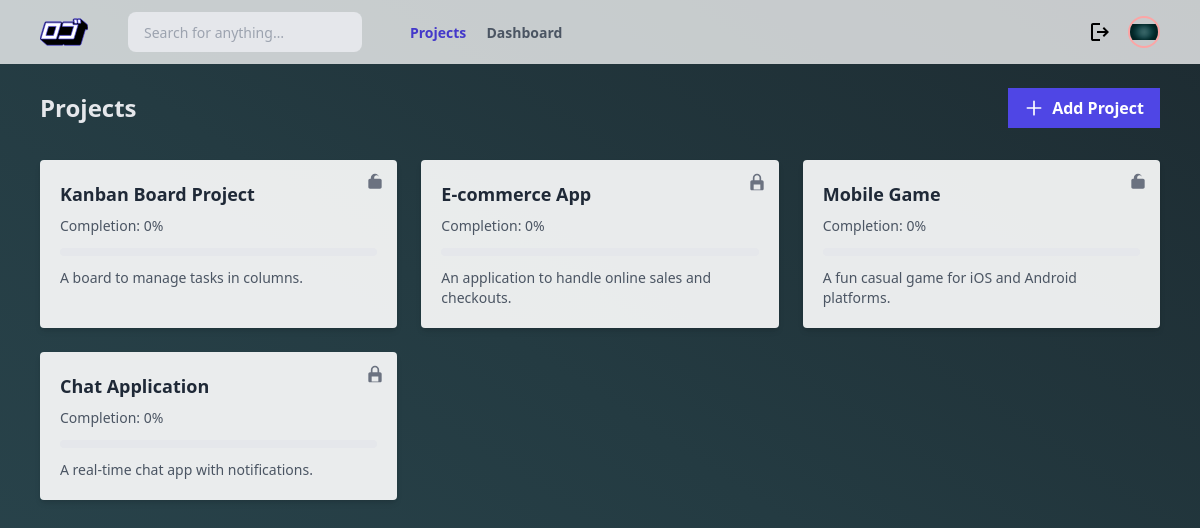
/index.php?action=home (signed in), run on the app's committed database.
### tables this page shows
CREATE TABLE IF NOT EXISTS Project (
    id INT AUTO_INCREMENT PRIMARY KEY,
    name VARCHAR(100) NOT NULL,
    description TEXT,
    isPublic BOOLEAN DEFAULT FALSE,
    manager_id INT NOT NULL,
    completion_percentage INT DEFAULT 0,
    FOREIGN KEY (manager_id) REFERENCES Person(id) ON DELETE CASCADE
);

### src/controller/PageController.php (called while the page is built, shortened)
<?php
    class PageController extends MainController {
        protected $MainController;
        public function __construct(){
            $this->MainController = new MainController();
        }
        public function home(){
            $projects = $this->MainController->displayProjects();
            require_once "../src/view/projects.php";
        }
    }

### src/model/MainModel.php (called while the page is built, shortened)
<?php
    class MainModel{
        protected $db;
        public function __construct(){
            $database = new Database();
            $this->db = $database->getConnection();
        }
        public function read($table, $conditions = []){
            $sql = "SELECT * FROM {$table}";
            $stmt = $this->db->prepare($sql);
            $stmt->execute($conditions);
            return $stmt->fetchAll(PDO::FETCH_ASSOC);
        }
    }

### src/connection/Database.php (called while the page is built, shortened)
<?php
    class Database {
        private $host = "localhost";
        private $dbname = "Kanban_Project_db";
        private $user = "root";
        private $pass = "";
        public function getConnection(){
            try{
                $dsn = "mysql:host=$this->host;";
                $this->db = new PDO($dsn, $this->user, $this->pass);
                $this->db->setAttribute(PDO::ATTR_ERRMODE, PDO::ERRMODE_EXCEPTION);
                $stmt = $this->db->prepare("SELECT SCHEMA_NAME FROM INFORMATION_SCHEMA.SCHEMATA WHERE SCHEMA_NAME = :dbname");
                $stmt->execute([':dbname' => $this->dbname]);
                $dbExists = $stmt->fetch();
                if(!$dbExists){
                    $this->db->exec("CREATE DATABASE $this->dbname");
                    $this->db->exec("USE $this->dbname");
                } else {
                    $this->db->exec("USE $this->dbname");
                }
                return $this->db;
            } catch (PDOException $e){
                error_log("Database connection Error: " . $e->getMessage());
                die("An error occurred. Please try again later.");
            }
        }
        private function initializeDatabase(){
            try{
                $sql = file_get_contents(__DIR__ .'/../../assets/database/script.sql');
            } catch (PDOException $e){
                error_log("Database Initialization error: " . $e->getMessage());
                die("An error occurred. Please try again later.");
            }
        }
    }

### src/controller/MainController.php (called while the page is built, shortened)
<?php
    class MainController {
        protected $ProjectModel;
        public function __construct(){
            $this->UserModel = new UserModel();
            $this->ProjectModel = new ProjectModel();
        }
        public function displayProjects(){
            return $this->ProjectModel->getAllProjects();
        }
    }

### src/model/ProjectModel.php (called while the page is built, shortened)
<?php
    class ProjectModel extends MainModel{
        private $table = "project";
        public function getAllProjects(){
            return $this->read($this->table);
        }
    }

### src/view/projects.php (the view, shortened to what this page needs)
<?php require_once "sections/head.php"; ?>
<body class="bg-gradient-to-tr from-[#2a464e] via-[#243b42] to-[#1d2b31] text-gray-200 w-screen h-screen overflow-auto">
    <div class="flex flex-col w-full">
        <div class="flex justify-between items-center h-16 px-10 bg-white bg-opacity-75">
        <div class="flex items-center">
            <input
            class="h-10 px-4 ml-10 text-sm bg-gray-200 rounded-lg focus:outline-none focus:ring"
            type="search"
            placeholder="Search for anything…"
            />
            <div class="ml-10">
                <a class="mx-2 text-sm font-semibold text-indigo-700" href="?action=projects">Projects</a>
                <a class="mx-2 text-sm font-semibold text-gray-600 hover:text-indigo-700" href="?action=dash">Dashboard</a>
            </div>
        </div>
        <div class="flex gap-4 items-center">
            <a href="?action=logout">
                    <svg class="cursor-pointer" xmlns="http://www.w3.org/2000/svg" height="24px" viewBox="0 -960 960 960" width="24px"><path d="M200-120q-33 0-56.5-23.5T120-200v-560q0-33 23.5-56.5T200-840h280v80H200v560h280v80H200Zm440-160-55-58 102-102H360v-80h327L585-622l55-58 200 200-200 200Z"/></svg>
            </a>
            <button class="flex items-center justify-center w-8 h-8 ml-auto border-2 border-red-300 overflow-hidden rounded-full cursor-pointer">
                <img src="../assets/images/26911540_m.jpg" alt="">
            </button>
        </div>
        </div>
    </div>
    <div class="px-10 mt-6">
        <div class="flex items-center justify-between">
        <h1 class="text-2xl font-bold">Projects</h1>
        <a href="#"
            class="flex items-center gap-2 py-2 px-4 bg-indigo-600 hover:bg-indigo-700 text-white font-semibold transition-colors"
            onclick="openModal()"
        >
            <svg xmlns="http://www.w3.org/2000/svg" class="h-5 w-5" fill="none" viewBox="0 0 24 24" stroke="currentColor">
            <path stroke-linecap="round" stroke-linejoin="round" stroke-width="2" d="M12 4v16m8-8H4"/>
            </svg>
            Add Project
        </a>
        </div>
    </div>
    <div class="grid grid-cols-1 sm:grid-cols-2 lg:grid-cols-3 xl:grid-cols-4 gap-6 px-10 mt-8">
        <?php $displayPrjects = array(); foreach($projects as $project){$displayPrjects[] = $project;} ?>
            <?php foreach($displayPrjects as $displaying):?>
        <div data-project-id="<?= $displaying["id"] ?>" class="bg-white bg-opacity-90 rounded p-5 text-gray-800 shadow-md hover:bg-opacity-100 transition-colors relative group">
        <?php $initialPath = ($displaying["isPublic"] == 1)
            ? '<path d="M17 8V7c0-2.757-2.243-5-5-5S7 4.243
                7 7v1H6c-1.103 0-2 .897-2
                2v8c0 1.103.897 2 2
                2h12c1.103 0 2-.897
                2-2v-8c0-1.103-.897-2-2-2h-1zm-6-1c0-1.654
                1.346-3 3-3s3 1.346 3 3v1H11V7z"/>'
            : '<path d="M12 2C9.243 2 7 4.243 7 7v3H6c-1.103 0-2 .897-2
                2v8c0 1.103.897 2 2 2h12c1.103 0 2-.897
                2-2v-8c0-1.103-.897-2-2-2h-1V7c0-2.757-2.243-5-5-5zM9
                7c0-1.654 1.346-3 3-3s3 1.346 3 3v3H9V7zm7 14H8v-6h8v6z"/>';
        ?>
        <button
        class="absolute top-3 right-3 text-gray-500 hover:text-gray-700"
        onclick="toggleLock(this)"
        data-locked="<?= $displaying["isPublic"] == 1 ? 'false' : 'true'; ?>"
        >
            <svg class="w-5 h-5 lock-icon" fill="currentColor" viewBox="0 0 24 24">
                <?= $initialPath; ?>
            </svg>
        </button>
            <h2 class="text-lg font-bold text-gray-800 mb-2"><?= $displaying["name"] ?></h2>
            <div class="text-sm text-gray-600 mb-3">Completion: <?= $displaying["completion_percentage"]?>%</div>
            <div class="w-full bg-gray-200 rounded-full h-2 mb-3">
            </div>
            <p class="text-sm text-gray-600"><?= $displaying["description"]?>.</p>
        </div>
        <?php endforeach; ?>
    </div>
</body>
</html>

### public/index.php (shortened to what this page needs)
<?php
    $action = $_GET["action"] ?? null;
    $action = $action ?? "login";
    switch($action) {
        case "home":
            $controller = new PageController();
            $controller->$action();
            break;
    }

### src/view/sections/head.php (shortened to what this page needs)
<!DOCTYPE html>
<html>
    <head>
        <script src="https://cdn.tailwindcss.com"></script>
        <link rel="stylesheet" href="../assets/css/style.css">
        <link href="https://cdn.rawgit.com/harvesthq/chosen/gh-pages/chosen.min.css" rel="stylesheet"/>
		<link rel="stylesheet" href="https://cdnjs.cloudflare.com/ajax/libs/font-awesome/5.15.4/css/all.min.css" />
    </head>

### data on the page
project: name "Kanban Board Project", completion_percentage "0", description "A board to manage tasks in columns"
project: name "E-commerce App", completion_percentage "0", description "An application to handle online sales and checkouts"
project: name "Mobile Game", completion_percentage "0", description "A fun casual game for iOS and Android platforms"
project: name "Chat Application", completion_percentage "0", description "A real-time chat app with notifications"
